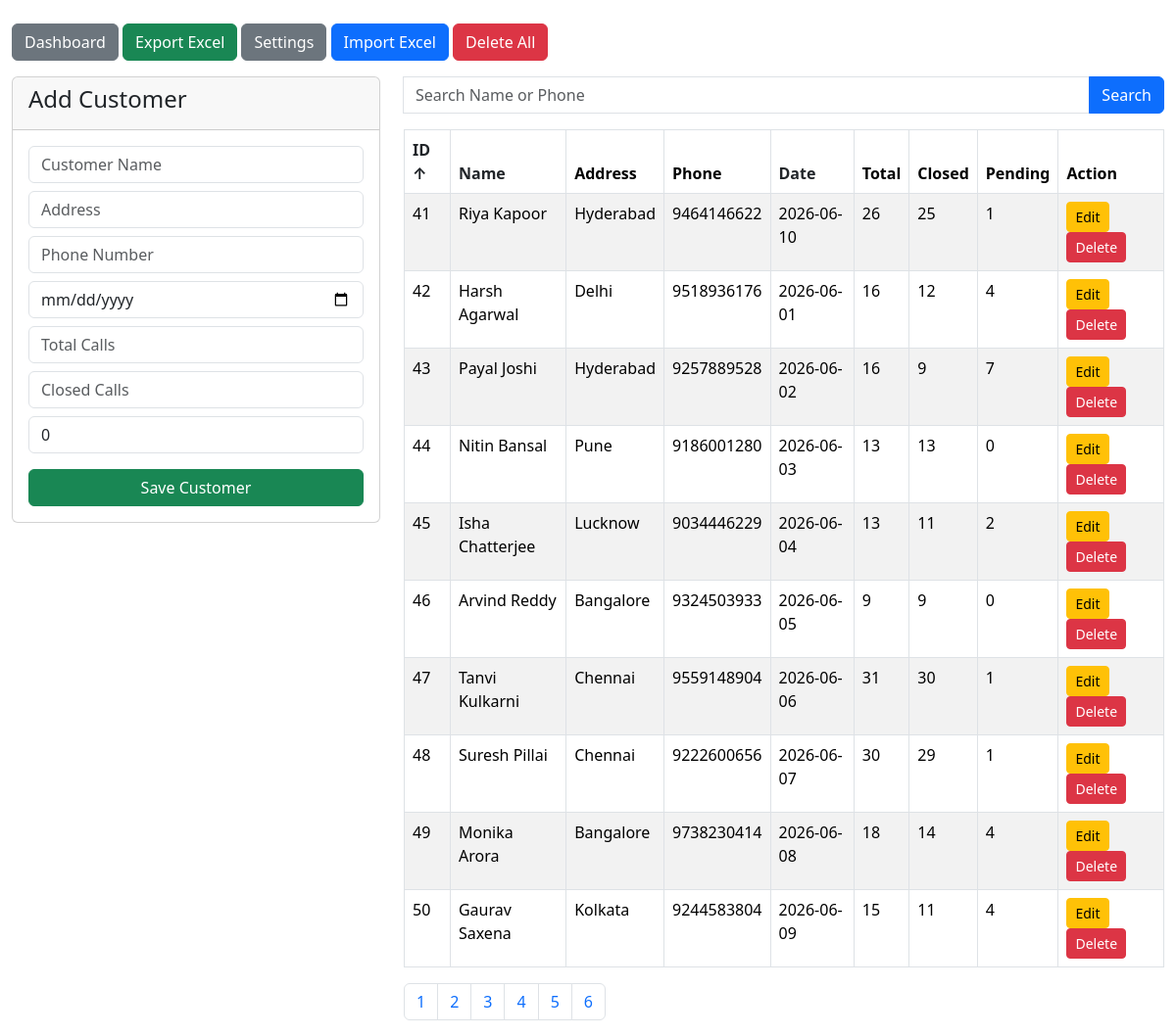
Page /customers?page=5&search=&sort_by=id&sort_order=asc (signed in) on the committed database.
### app/models.py (models this page shows)
class Customer(Base):
    __tablename__ = "customers"
    id = Column(Integer, primary_key=True, index=True)
    customer_name = Column(String(100), nullable=False)
    address = Column(String(500))
    phone_number = Column(String(20))
    call_date = Column(Date)
    total_calls = Column(Integer, default=0)
    closed_calls = Column(Integer, default=0)
    created_at = Column(
        DateTime,
        default=datetime.utcnow
    )

### app/routers/customers.py (the view)
@router.get("/customers")
def customers(
    request: Request,
    page: int = 1,
    search: str = "",
    sort_by: str = "id",
    sort_order: str = "asc",
    success: str = "",
    error: str = "",
    db: Session = Depends(get_db)
):
    if "user" not in request.session:
        return RedirectResponse("/", status_code=302)
    per_page = 10
    query = db.query(Customer)
    if search:
        query = query.filter(
            or_(
                Customer.customer_name.ilike(f"%{search}%"),
                Customer.phone_number.ilike(f"%{search}%")
            )
        )
    total_records = query.count()
    sort_columns = {
        "id": Customer.id,
        "name": Customer.customer_name,
        "date": Customer.call_date
    }
    if sort_by not in sort_columns:
        sort_by = "id"
    if sort_order not in ["asc", "desc"]:
        sort_order = "asc"
    sort_column = sort_columns[sort_by]
    if sort_order == "desc":
        sort_column = sort_column.desc()
    else:
        sort_column = sort_column.asc()
    customers = (
        query.order_by(sort_column)
        .offset((page - 1) * per_page)
        .limit(per_page)
        .all()
    )
    total_pages = max(
        (total_records + per_page - 1) // per_page,
        1
    )
    return templates.TemplateResponse(
        "customers.html",
        {
            "request": request,
            "customers": customers,
            "page": page,
            "total_pages": total_pages,
            "search": search,
            "sort_by": sort_by,
            "sort_order": sort_order,
            "success": success,
            "error": error,
            "edit_customer": None
        }
    )

### templates/customers.html (shortened to what this page needs)
<!DOCTYPE html>
<html>
<head>
    <link href="https://cdn.jsdelivr.net/npm/bootstrap@5.3.3/dist/css/bootstrap.min.css"
          rel="stylesheet">
</head>
<body>
<div class="container-fluid mt-4">
    <div class="mb-3">
        <a href="/dashboard"
           class="btn btn-secondary">
            Dashboard
        </a>
        <a href="/customers/export"
           class="btn btn-success">
            Export Excel
        </a>
        <a href="/settings"
           class="btn btn-secondary">
            Settings
        </a>
        <button
            type="button"
            class="btn btn-primary"
            data-bs-toggle="modal"
            data-bs-target="#importModal">
            Import Excel
        </button>
        <button
            type="button"
            class="btn btn-danger"
            data-bs-toggle="modal"
            data-bs-target="#deleteAllModal">
            Delete All
        </button>
    </div>
    <div class="row">
        <div class="col-md-4">
            <div class="card">
                <div class="card-header">
                    <h4>
                        {% if edit_customer %}
                            Edit Customer
                        {% else %}
                            Add Customer
                        {% endif %}
                    </h4>
                </div>
                <div class="card-body">
                    <form method="post"
                          action="{% if edit_customer %}/customers/update/{{edit_customer.id}}{% else %}/customers/add{% endif %}">
                        <input type="text"
                               name="customer_name"
                               class="form-control mb-2"
                               placeholder="Customer Name"
                               value="{{ edit_customer.customer_name if edit_customer else '' }}"
                               required>
                        <input type="text"
                               name="address"
                               class="form-control mb-2"
                               placeholder="Address"
                               value="{{ edit_customer.address if edit_customer else '' }}"
                               required>
                        <input type="text"
                               name="phone_number"
                               class="form-control mb-2"
                               placeholder="Phone Number"
                               value="{{ edit_customer.phone_number if edit_customer else '' }}"
                               required>
                        <input type="date"
                               name="call_date"
                               class="form-control mb-2"
                               value="{{ edit_customer.call_date if edit_customer else '' }}"
                               required>
                        <input type="number"
                               id="total_calls"
                               name="total_calls"
                               class="form-control mb-2"
                               placeholder="Total Calls"
                               onkeyup="calculatePending()"
                               value="{{ edit_customer.total_calls if edit_customer else '' }}"
                               required>
                        <input type="number"
                               id="closed_calls"
                               name="closed_calls"
                               class="form-control mb-2"
                               placeholder="Closed Calls"
                               onkeyup="calculatePending()"
                               value="{{ edit_customer.closed_calls if edit_customer else '' }}"
                               required>
                        <input type="text"
                               id="pending_calls"
                               class="form-control mb-3"
                               placeholder="Pending Calls"
                               readonly>
                        <button class="btn btn-success w-100">
                            {% if edit_customer %}
                                Update Customer
                            {% else %}
                                Save Customer
                            {% endif %}
                        </button>
                    </form>
                </div>
            </div>
        </div>
        <div class="col-md-8">
            <form method="get">
                <div class="input-group mb-3">
                    <input type="text"
                           name="search"
                           class="form-control"
                           placeholder="Search Name or Phone"
                           value="{{ search }}">
                    <button class="btn btn-primary">
                        Search
                    </button>
                </div>
            </form>
            <table class="table table-bordered table-striped">
                <thead>
                <tr>
                    <th>
                        <a href="/customers?search={{ search | urlencode }}&sort_by=id&sort_order={% if sort_by == 'id' and sort_order == 'asc' %}desc{% else %}asc{% endif %}"
                           class="text-dark text-decoration-none d-block">
                            ID
                            {% if sort_by == 'id' %}
                                {% if sort_order == 'asc' %}&uarr;{% else %}&darr;{% endif %}
                            {% endif %}
                        </a>
                    </th>
                    <th>
                        <a href="/customers?search={{ search | urlencode }}&sort_by=name&sort_order={% if sort_by == 'name' and sort_order == 'asc' %}desc{% else %}asc{% endif %}"
                           class="text-dark text-decoration-none d-block">
                            Name
                        </a>
                    </th>
                    <th>Address</th>
                    <th>Phone</th>
                    <th>
                        <a href="/customers?search={{ search | urlencode }}&sort_by=date&sort_order={% if sort_by == 'date' and sort_order == 'asc' %}desc{% else %}asc{% endif %}"
                           class="text-dark text-decoration-none d-block">
                            Date
                        </a>
                    </th>
                    <th>Total</th>
                    <th>Closed</th>
                    <th>Pending</th>
                    <th>Action</th>
                </tr>
                </thead>
                <tbody>
                {% for c in customers %}
                    <tr>
                        <td>{{ c.id }}</td>
                        <td>{{ c.customer_name }}</td>
                        <td>{{ c.address }}</td>
                        <td>{{ c.phone_number }}</td>
                        <td>{{ c.call_date }}</td>
                        <td>{{ c.total_calls }}</td>
                        <td>{{ c.closed_calls }}</td>
                        <td>{{ c.total_calls - c.closed_calls }}</td>
                        <td>
                            <a href="/customers/edit/{{c.id}}"
                               class="btn btn-warning btn-sm">
                                Edit
                            </a>
                            <a href="/customers/delete/{{c.id}}"
                               class="btn btn-danger btn-sm"
                               onclick="return confirm('Delete this customer?')">
                                Delete
                            </a>
                        </td>
                    </tr>
                {% endfor %}
                </tbody>
            </table>
            <nav>
                <ul class="pagination">
                    {% for p in range(1,total_pages+1) %}
                        <li class="page-item">
                            <a class="page-link"
                               href="/customers?page={{p}}&search={{ search | urlencode }}&sort_by={{ sort_by }}&sort_order={{ sort_order }}">
                                {{p}}
                            </a>
                        </li>
                    {% endfor %}
                </ul>
            </nav>
        </div>
    </div>
</div>
</body>
</html>

### rows in the picture
Customer: id "41", customer_name "Riya Kapoor", address "Hyderabad", phone_number "9464146622", call_date "2026-06-10", total_calls "26", closed_calls "25", c.total_calls-c.closed_calls "1"
Customer: id "42", customer_name "Harsh Agarwal", address "Delhi", phone_number "9518936176", call_date "2026-06-01", total_calls "16", closed_calls "12", c.total_calls-c.closed_calls "4"
Customer: id "43", customer_name "Payal Joshi", address "Hyderabad", phone_number "9257889528", call_date "2026-06-02", total_calls "16", closed_calls "9", c.total_calls-c.closed_calls "7"
Customer: id "44", customer_name "Nitin Bansal", address "Pune", phone_number "9186001280", call_date "2026-06-03", total_calls "13", closed_calls "13", c.total_calls-c.closed_calls "0"
Customer: id "45", customer_name "Isha Chatterjee", address "Lucknow", phone_number "9034446229", call_date "2026-06-04", total_calls "13", closed_calls "11", c.total_calls-c.closed_calls "2"
Customer: id "46", customer_name "Arvind Reddy", address "Bangalore", phone_number "9324503933", call_date "2026-06-05", total_calls "9", closed_calls "9", c.total_calls-c.closed_calls "0"
Customer: id "47", customer_name "Tanvi Kulkarni", address "Chennai", phone_number "9559148904", call_date "2026-06-06", total_calls "31", closed_calls "30", c.total_calls-c.closed_calls "1"
Customer: id "48", customer_name "Suresh Pillai", address "Chennai", phone_number "9222600656", call_date "2026-06-07", total_calls "30", closed_calls "29", c.total_calls-c.closed_calls "1"
Customer: id "49", customer_name "Monika Arora", address "Bangalore", phone_number "9738230414", call_date "2026-06-08", total_calls "18", closed_calls "14", c.total_calls-c.closed_calls "4"
Customer: id "50", customer_name "Gaurav Saxena", address "Kolkata", phone_number "9244583804", call_date "2026-06-09", total_calls "15", closed_calls "11", c.total_calls-c.closed_calls "4"

### other values in the picture
{{ p }} "1" "2" "3" "4" "5" "6"
